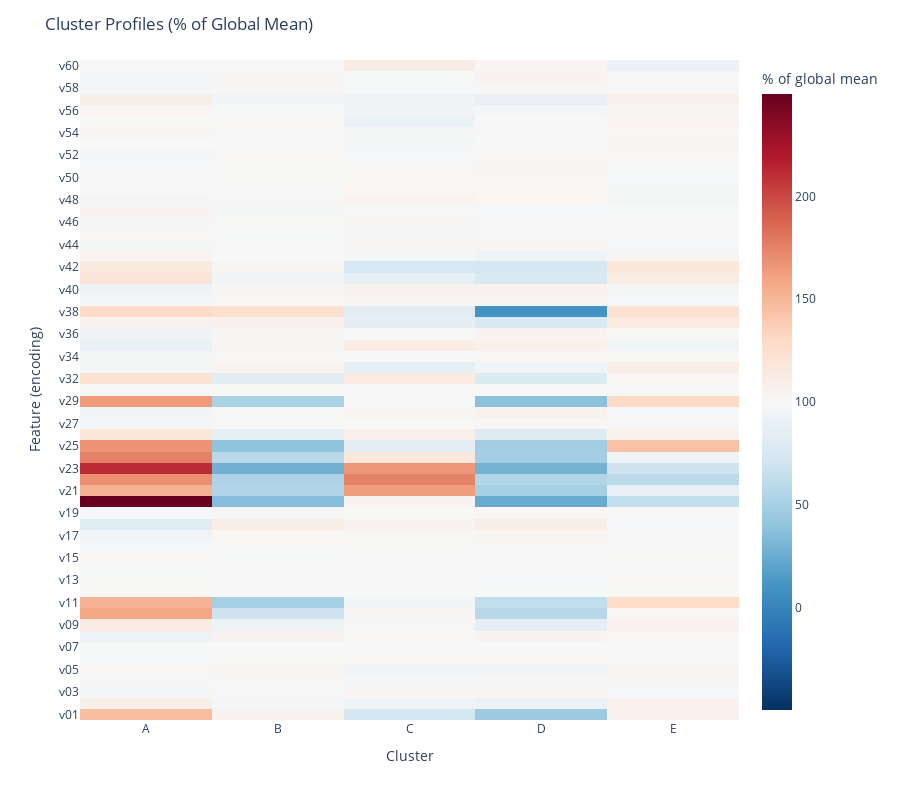

Notebook code cell kept with this figure:
### Code cell
# --- Calculate percentage difference ---
pct_diff = (cluster_means / global_mean) * 100
pct_display_df = pct_diff.T  # index: encodings

# build customdata for hover (human names repeated across clusters)
human_names = pct_display_df.index.map(lambda e: encoding_to_name.get(e, e)).values
customdata_pct = np.tile(human_names.reshape(-1, 1), (1, pct_display_df.shape[1]))

# get symmetric range around 100
max_abs = np.nanmax(np.abs(pct_display_df.values - 100))

# --- Heatmap (percentage difference) ---
fig_pct = px.imshow(
    pct_display_df,
    color_continuous_scale="RdBu_r",
    origin="lower",
    aspect="auto",
    labels=dict(x="Cluster", y="Feature (encoding)", color="% of global mean"),
    zmin=100 - max_abs,
    zmax=100 + max_abs
)

# attach customdata and set hover
fig_pct.data[0].customdata = customdata_pct
fig_pct.update_traces(
    hovertemplate="Cluster: %{x}<br>Encoding: %{y}<br>Name: %{customdata}<br>% of Global Mean: %{z:.1f}%<extra></extra>",
    zmid=100  # centre colours on 100%
)

fig_pct.update_layout(
    title="Cluster Profiles (% of Global Mean)",
    xaxis_title="Cluster",
    yaxis_title="Feature (encoding)",
    height=800
)

fig_pct.show()

### Figure 1 — Plotly figure (JSON) as saved in the notebook; plotly's stock layout.template omitted (floating-point values rounded to 4 significant figures; data arrays with more than 128 entries replaced by an {"elided": "..."} marker saying what was removed)
{"data": [{"coloraxis": "coloraxis", "customdata": {"elided": "59x5 str values"}, "hovertemplate": "Cluster: %{x}<br>Encoding: %{y}<br>Name: %{customdata}<br>% of Global Mean: %{z:.1f}%<extra></extra>", "name": "0", "type": "heatmap", "x": ["A", "B", "C", "D", "E"], "xaxis": "x", "y": ["v01", "v02", "v03", "v04", "v05", "v06", "v07", "v08", "v09", "v10", "v11", "v12", "v13", "v14", "v15", "v16", "v17", "v18", "v19", "v20", "v21", "v22", "v23", "v24", "v25", "v26", "v27", "v28", "v29", "v30", "v32", "v33", "v34", "v35", "v36", "v37", "v38", "v39", "v40", "v41", "v42", "v43", "v44", "v45", "v46", "v47", "v48", "v49", "v50", "v51", "v52", "v53", "v54", "v55", "v56", "v57", "v58", "v59", "v60"], "yaxis": "y", "z": {"elided": "59x5 float values"}, "zmid": 100}], "layout": {"coloraxis": {"cmax": 249.8, "cmin": -49.76, "colorbar": {"title": {"text": "% of global mean"}}, "colorscale": [[0, "rgb(5,48,97)"], [0.1, "rgb(33,102,172)"], [0.2, "rgb(67,147,195)"], [0.3, "rgb(146,197,222)"], [0.4, "rgb(209,229,240)"], [0.5, "rgb(247,247,247)"], [0.6, "rgb(253,219,199)"], [0.7, "rgb(244,165,130)"], [0.8, "rgb(214,96,77)"], [0.9, "rgb(178,24,43)"], [1, "rgb(103,0,31)"]]}, "height": 800, "margin": {"t": 60}, "title": {"text": "Cluster Profiles (% of Global Mean)"}, "xaxis": {"anchor": "y", "domain": [0, 1], "title": {"text": "Cluster"}}, "yaxis": {"anchor": "x", "autorange": true, "domain": [0, 1], "title": {"text": "Feature (encoding)"}}}}
